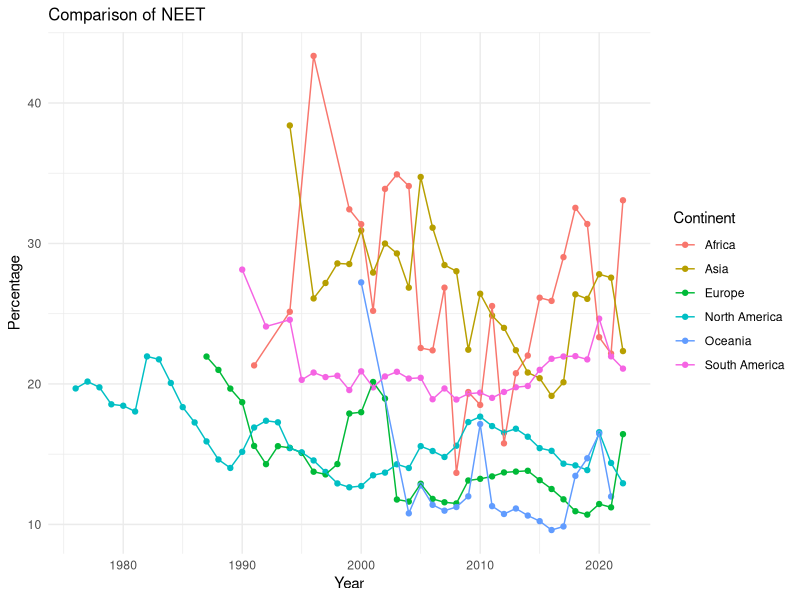
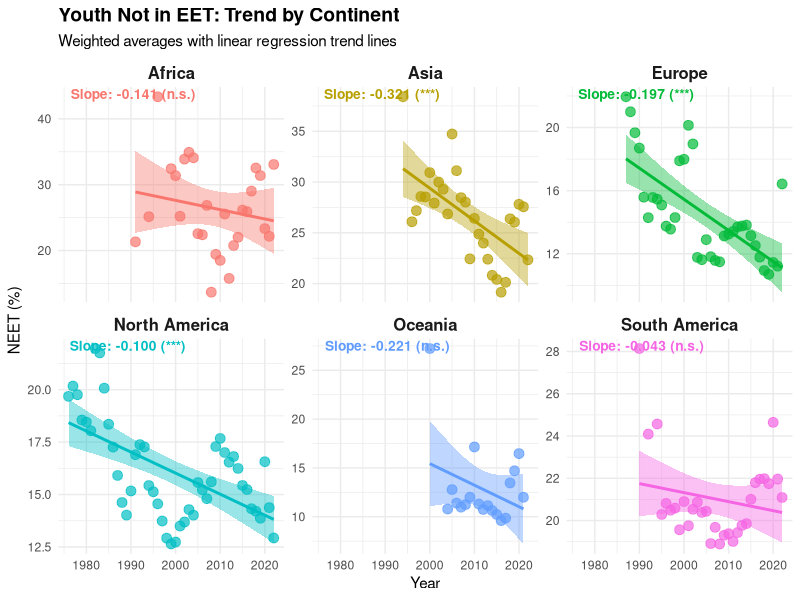

Here is the R script that generated these plots, in order: (Note: this script raises an error after producing the figures.)
## ---- chunk 1
# !!! NOTE THAT: by default, in the pdf file generated, it does not show the code
# chunk, if want to show chunk, change the line below to **echo = TRUE**
knitr::opts_chunk$set(echo = FALSE)
library(tidyverse)
library(ggplot2)
library(knitr)
library(purrr)
library(broom)
## ---- chunk 2
youth_neet <- read.csv("Exported_data/youth_neet_cleaned.csv")
gdp <- read.csv("Exported_data/gdp_per_capita_cleaned.csv")
## ---- chunk 3
youth_neet %>%
  group_by(Continent, Year) %>%
  summarise(
    NEET_avg = weighted.mean(Percentage_NEET, Population, na.rm = T),
    .groups = "drop"
  ) %>%
  ggplot(aes(x = Year, y = NEET_avg, colour = Continent)) +
  geom_point() +
  geom_line() +
  labs(
    x = "Year",
    y = "Percentage",
    title = "Comparison of NEET"
  ) +
  theme_minimal() +
  theme(plot.title = element_text(
    size = 12,
    hjust = 0
  ))
## ---- chunk 4
# Calculate weighted averages by continent and year
# This accounts for population differences between countries
youth_summary <- youth_neet %>%
  group_by(Continent, Year) %>%
  summarise(NEET_avg = weighted.mean(Percentage_NEET, Population, na.rm = TRUE),
            .groups = "drop") %>%
  ungroup()

# Define color scheme for continents
continent_colors <- c(
  "Africa"        = "#F8766D",
  "Asia"          = "#B79F00",
  "Europe"        = "#00BA38",
  "North America" = "#00BFC4",
  "Oceania"       = "#619CFF",
  "South America" = "#F564E3"
)

# Calculate regression slopes
slope_neet_year <- youth_summary %>%
  group_by(Continent) %>%
  do({
    model <- lm(NEET_avg ~ Year, data = .)
    tidy_model <- tidy(model)
    slope_row <- tidy_model %>% filter(term == "Year")
    
    # Create result data frame with slope and p-value
    data.frame(
      Continent = unique(.$Continent),
      slope = slope_row$estimate,      # Rate of change per year
      p = slope_row$p.value,           # Statistical significance
      stringsAsFactors = FALSE
    )
  }) %>%
  ungroup()

# Create comprehensive comparison table
slope_neet_year <- slope_neet_year %>%
  mutate(
    # Binary significance at 5% level
    significance = ifelse(p < 0.05, "Yes", "No"),
    
    # Star notation for significance levels
    sig_label = case_when(
      p < 0.001 ~ "***",   # Highly significant
      p < 0.01 ~ "**",     # Very significant
      p < 0.05 ~ "*",      # Significant
      TRUE ~ "n.s."             # Not significant
    )
  )

# Display comparison table
# Shows side-by-side results for hypothesis testing
# kable(
#   slope_neet_year %>%
#     select(
#       Continent,
#       `Slope` = slope,
#       `P-value` = p,
#       `Significance` = sig_label,
#       `Significant at 5%? (with)` = significance
#     ),
#   digits = 4,
#   caption = "Hypothesis Testing Results: With and Without Outliers (IQR multiplier: 1.0)"
# )


# Prepare slope annotations for visualization
# Creates formatted labels showing slope and significance
slope_data <- slope_neet_year %>%
  select(Continent, slope, sig_label) %>%
  mutate(
    slope_label = paste0(
      "Slope: ", sprintf("%.3f", slope),  # Format to 3 decimal places
      " (", sig_label, ")"                # Add significance stars
    )
  )

# Create visualization
# Shows trends for all continents with regression lines
ggplot(youth_summary, aes(x = Year, y = NEET_avg)) +
  geom_point(aes(colour = Continent), alpha = 0.7, size = 3) +
  geom_smooth(aes(colour = Continent, fill = Continent),
              method = "lm", se = TRUE, linewidth = 1) +
  geom_text(data = slope_data,
            aes(label = slope_label, colour = Continent),
            x = -Inf, y = Inf, hjust = -0.1, vjust = 1.2,
            size = 3.5, fontface = "bold") +
  scale_colour_manual(values = continent_colors) +
  scale_fill_manual(values = continent_colors) +
  facet_wrap(~ Continent, scales = "free_y") +
  labs(
    title = "Youth Not in EET: Trend by Continent",
    subtitle = "Weighted averages with linear regression trend lines",
    x = "Year",
    y = "NEET (%)"
  ) +
  theme_minimal() +
  theme(
    legend.position = "none",
    plot.title = element_text(size = 14, face = "bold"),
    strip.text = element_text(size = 12, face = "bold")
  )

## ---- chunk 5
# First, we merge the school enrollment and youth unemployment data into the
# youth summary data frame. Ignore NAs so that the weighted average calculation
# would be more calculating from the rest of the data.
youth_summary <- youth_neet %>%
  group_by(Continent, Year) %>%
  summarise(
    SE_avg = weighted.mean(School_Enrollment, Population, na.rm = TRUE),
    Unemp_avg = weighted.mean(Youth_Unemployment, Population, na.rm = T),
    .groups = "keep"
  ) %>%
  right_join(., youth_summary) %>%
  ungroup()


# Then we would like to calculate the correlation between NEET rate and school
# enrollment rate and youth unemployment rate.

# I used AI for this part, specifically how to turn the cor.test() result into
# a data frame.

Cor_NEET_Con <- (function() {
  SE_corr <- youth_summary %>%
    group_by(Continent) %>%
    summarise(
      test = list(cor.test(
        NEET_avg, SE_avg, method = "spearman",use = "complete.obs"
        )
      )
    ) %>%
    mutate(
      Corr_SE = map_dbl(test, ~ round(.x$estimate, 4)),
      P_Value_SE = map_dbl(test, ~ round(.x$p.value, 4))
    ) %>%
    select(-test)

  Unemp_corr <- youth_summary %>%
    group_by(Continent) %>%
    summarise(
      test = list(cor.test(
        NEET_avg, Unemp_avg, method = "spearman", use = "complete.obs"
        )
      )
    ) %>%
    mutate(
      Corr_Unemp = map_dbl(test, ~ round(.x$estimate, 4)),
      P_Value_Unemp = map_dbl(test, ~ round(.x$p.value, 4))
    ) %>%
    select(-test)

  full_join(
    SE_corr, Unemp_corr,
    by = "Continent"
  )
})()

kable(Cor_NEET_Con,
  format = "markdown",
  caption = "Correlation of NEET with Youth Unemployment and School Enrollment (Continental)"
)
## ---- chunk 6
Cor_NEET_World <- (function() {
  NEET_SE <- cor.test(youth_neet$Percentage_NEET,
    youth_neet$School_Enrollment,
    method = "spearman",
    use = "complete.obs"
  )

  NEET_Unemp <- cor.test(youth_neet$Percentage_NEET,
    youth_neet$Youth_Unemployment,
    method = "spearman",
    use = "complete.obs",
  )
  
  data.frame(
    variable = c("SE", "Unemployment"),
    correlation = round(c(NEET_Unemp$estimate, NEET_SE$estimate), 4),
    p_value = round(c(NEET_Unemp$p.value, NEET_SE$p.value), 4)
  )
})()

kable(Cor_NEET_World,
  format = "markdown",
  caption = "Correlation of NEET with Youth Unemployment and School Enrollment (World)"
)

## ---- chunk 7
youth_neet %>% ggplot(aes(x = Percentage_NEET, y = School_Enrollment)) +
  geom_point(aes(colour = Continent), alpha = 0.5) + 
  geom_smooth(method = "lm")+
  theme_minimal()

youth_neet %>% ggplot(aes(x = Percentage_NEET, y = Youth_Unemployment)) +
  geom_point(aes(colour = Continent), alpha = 0.5) + 
  geom_smooth(method = "lm")+
  theme_minimal()
## ---- chunk 8
gdp_neet <- inner_join(gdp, youth_neet, by = c("Entity", "Code", "Year", "Continent"))

# Clean and restructure the merged dataset
gdp_neet <- gdp_neet %>% 
  select(Continent, Entity, Year, Gdp_per_capita, Percentage_NEET)

# Convert Continent to a factor for grouping and visualization
gdp_neet$Continent <- as.factor(gdp_neet$Continent)
## ---- chunk 9
# Perform correlation test at the global (country) level
# Tests the linear relationship between GDP per capita and NEET percentage
# across all countries and years in the dataset
global_cor_s <- cor.test(
  gdp_neet$Gdp_per_capita,
  gdp_neet$Percentage_NEET,
  method = "spearman"
)

global_cor_p <- cor.test(
  gdp_neet$Gdp_per_capita,
  gdp_neet$Percentage_NEET,
  method = "pearson"
)
# Display correlation results (r value, p-value, confidence interval)
global_cor_p
global_cor_s
## ---- chunk 10
ggplot(gdp_neet, aes(Gdp_per_capita, Percentage_NEET, color = Continent)) +
  geom_point(alpha = 0.7) +
  geom_smooth(method = "lm", se = FALSE, color = "black") +
  scale_x_log10() +
  labs(
    title = "GDP per Capita vs NEET (%) — Global",
    x = "GDP per Capita (log scale)",
    y = "NEET (%)"
  ) +
  theme_minimal()
## ---- chunk 11
# Aggregate data to the continent level by calculating mean values
continent_means <- gdp_neet %>%
  group_by(Continent) %>%
  summarise(
    Mean_GDP  = mean(Gdp_per_capita),
    Mean_NEET = mean(Percentage_NEET),
    .groups   = "drop"
  )

# Perform correlation test on continent-level aggregated data
# This tests whether continents with higher average GDP have lower average NEET
continent_cor_p <- cor.test(
  continent_means$Mean_GDP,
  continent_means$Mean_NEET,
  method = "pearson"
)

continent_cor_s <- cor.test(
  continent_means$Mean_GDP,
  continent_means$Mean_NEET,
  method = "spearman"
)
## ---- chunk 12
ggplot(continent_means, aes(Mean_GDP, Mean_NEET)) +
  geom_point(size = 4, aes(color = Continent)) +
  geom_text(aes(label = Continent), vjust = -1) +
  geom_smooth(method = "lm", se = FALSE, color = "black") +
  scale_x_log10() +
  labs(
    title = "Mean GDP vs Mean NEET — Continent Level",
    x = "Mean GDP per Capita (log scale)",
    y = "Mean NEET (%)"
  ) +
  theme_minimal()
## ---- chunk 13
# Take siginificance level at 0.05
ALPHA <- 0.05
# Create a summary table comparing the two levels of analysis
Correlation_GDP_NEET <- data.frame(
  Level = c("Global (Countries)", "Continent Means (6 points)"),
  Pearson_r = c(global_cor_p$estimate, continent_cor_p$estimate),
  Spearman_r = c(global_cor_s$estimate, continent_cor_s$estimate),
  
  # Extract p-values to assess statistical significance
  p_value = c(global_cor_p$p.value, continent_cor_p$p.value),
  N = c(nrow(gdp_neet), nrow(continent_means)),
  Significant = c(global_cor_p$p.value < ALPHA,
                  continent_cor_p$p.value < ALPHA)
)

# Display the results table for easy comparison
Correlation_GDP_NEET
